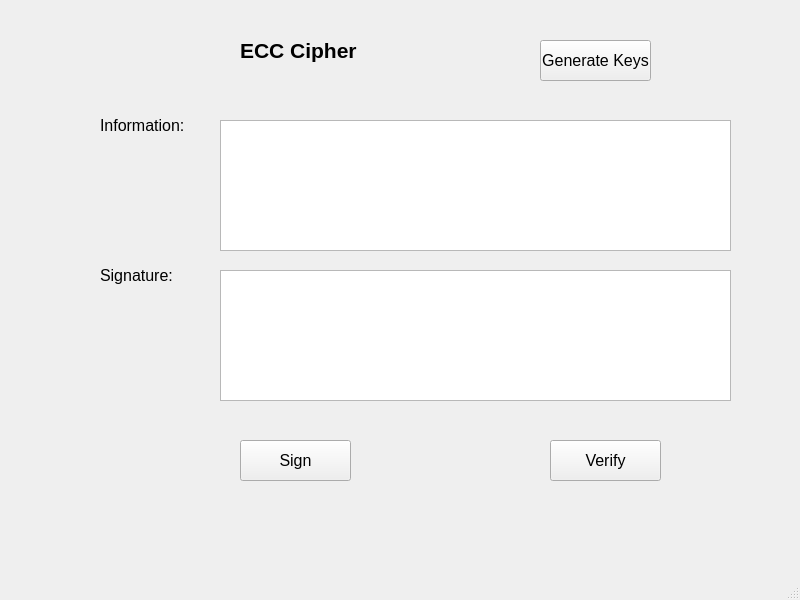
<?xml version="1.0" encoding="UTF-8"?>
<ui version="4.0">
 <class>MainWindow</class>
 <widget class="QMainWindow" name="MainWindow">
  <property name="geometry">
   <rect>
    <x>0</x>
    <y>0</y>
    <width>800</width>
    <height>600</height>
   </rect>
  </property>
  <property name="windowTitle">
   <string>MainWindow</string>
  </property>
  <widget class="QWidget" name="centralwidget">
   <widget class="QLabel" name="label">
    <property name="geometry">
     <rect>
      <x>240</x>
      <y>20</y>
      <width>121</width>
      <height>61</height>
     </rect>
    </property>
    <property name="font">
     <font>
      <pointsize>16</pointsize>
      <weight>75</weight>
      <bold>true</bold>
     </font>
    </property>
    <property name="text">
     <string>ECC Cipher</string>
    </property>
   </widget>
   <widget class="QLabel" name="label_2">
    <property name="geometry">
     <rect>
      <x>100</x>
      <y>110</y>
      <width>101</width>
      <height>31</height>
     </rect>
    </property>
    <property name="font">
     <font>
      <pointsize>12</pointsize>
     </font>
    </property>
    <property name="text">
     <string>Information:</string>
    </property>
   </widget>
   <widget class="QLabel" name="label_3">
    <property name="geometry">
     <rect>
      <x>100</x>
      <y>260</y>
      <width>101</width>
      <height>31</height>
     </rect>
    </property>
    <property name="font">
     <font>
      <pointsize>12</pointsize>
     </font>
    </property>
    <property name="text">
     <string>Signature:</string>
    </property>
   </widget>
   <widget class="QTextEdit" name="txt_info">
    <property name="geometry">
     <rect>
      <x>220</x>
      <y>120</y>
      <width>511</width>
      <height>131</height>
     </rect>
    </property>
   </widget>
   <widget class="QTextEdit" name="txt_sign">
    <property name="geometry">
     <rect>
      <x>220</x>
      <y>270</y>
      <width>511</width>
      <height>131</height>
     </rect>
    </property>
   </widget>
   <widget class="QToolButton" name="btn_sign">
    <property name="geometry">
     <rect>
      <x>240</x>
      <y>440</y>
      <width>111</width>
      <height>41</height>
     </rect>
    </property>
    <property name="font">
     <font>
      <pointsize>12</pointsize>
     </font>
    </property>
    <property name="text">
     <string>Sign</string>
    </property>
   </widget>
   <widget class="QToolButton" name="btn_gen_keys">
    <property name="geometry">
     <rect>
      <x>540</x>
      <y>40</y>
      <width>111</width>
      <height>41</height>
     </rect>
    </property>
    <property name="font">
     <font>
      <pointsize>12</pointsize>
     </font>
    </property>
    <property name="text">
     <string>Generate Keys</string>
    </property>
   </widget>
   <widget class="QToolButton" name="btn_verify">
    <property name="geometry">
     <rect>
      <x>550</x>
      <y>440</y>
      <width>111</width>
      <height>41</height>
     </rect>
    </property>
    <property name="font">
     <font>
      <pointsize>12</pointsize>
     </font>
    </property>
    <property name="text">
     <string>Verify</string>
    </property>
   </widget>
  </widget>
  <widget class="QMenuBar" name="menubar">
   <property name="geometry">
    <rect>
     <x>0</x>
     <y>0</y>
     <width>800</width>
     <height>21</height>
    </rect>
   </property>
  </widget>
  <widget class="QStatusBar" name="statusbar"/>
 </widget>
 <resources/>
 <connections/>
</ui>
